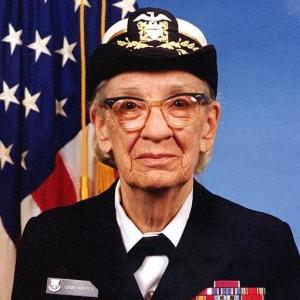
#> input picture Extra Images/Hopper-3 square.jpg, 300 x 300 px
$ python sobel_edge_detection.py
#> lines starting #> are read from the running program, lines starting #| are printed output that depends on the picture; after the words box and inside, x2 and y2 are one past the last pixel; in counts of white or black regions, pixels touching at a corner belong together
### basics.py
import cv2 as cv
import numpy as np
import matplotlib.pyplot as plt
import math


def convert_to_grayscale(img_matrix):
    # Converting an image to grayscale using the BT.709 standard
    # Better to use grayscale when analyzing an image
    gray_weights = np.array([[[0.2126, 0.7152, 0.0722]]])
    gray_img_matrix = cv.convertScaleAbs(np.sum(img_matrix * gray_weights, axis=2))
    return gray_img_matrix


# [17 lines left out: functions show_image, image_histogram, invert_image, not called in this run]


def thresholding(img_matrix, threshold_value):
    # Simple form of doing image segmentation
    threshold_matrix = img_matrix.copy()
    threshold_matrix[threshold_matrix > threshold_value] = 255
    threshold_matrix[threshold_matrix <= threshold_value] = 0
    return threshold_matrix


# [14 lines of commented-out code are left out]

### sobel_edge_detection.py
import cv2 as cv
import numpy as np
import matplotlib.pyplot as plt
import math
from basics import convert_to_grayscale, show_image, thresholding, image_histogram
from PIL import Image


def dnorm(x, mu, sd):
    return 1 / (np.sqrt(2 * np.pi) * sd) * np.e ** (-np.power((x - mu) / sd, 2) / 2)


# def gaussian_filter(filter_size, sigma=1, verbose=False):
#     # filter_1D = np.linspace(-(filter_size // 2), filter_size // 2, filter_size)
#     # for i in range(filter_size):
#     #     filter_1D[i] = dnorm(filter_1D[i], 0, sigma)
#     # filter_2D = np.outer(filter_1D.T, filter_1D.T)
#     #
#     # filter_2D *= 1.0 / filter_2D.max()
#     filter_2D = np.array([[1, 2, 1], [2, 4, 2], [1, 2, 1]])
#     # 1 2 1
#     # 2 4 2
#     # 1 2 1
#     return filter_2D


def convolution(image, filter, average=False):
    # Source: https://github.com/adeveloperdiary/blog/tree/master/Computer_Vision/Sobel_Edge_Detection
    # Explanation: https://www.pyimagesearch.com/2016/07/25/convolutions-with-opencv-and-python/
    if len(image.shape) == 3:
        print("Found 3 Channels : {}".format(image.shape))
        image = convert_to_grayscale(image)
        print("Converted to Gray Channel. Size : {}".format(image.shape))
    else:
        print("Image Shape : {}".format(image.shape))

    print("filter Shape : {}".format(filter.shape))

    image_row, image_col = image.shape
    filter_row, filter_col = filter.shape

    output = np.zeros(image.shape)

    pad_height = int((filter_row - 1) / 2)
    pad_width = int((filter_col - 1) / 2)

    padded_image = np.zeros((image_row + (2 * pad_height), image_col + (2 * pad_width)))

    padded_image[pad_height:padded_image.shape[0] - pad_height, pad_width:padded_image.shape[1] - pad_width] = image

    for row in range(image_row):
        for col in range(image_col):
            output[row, col] = np.sum(filter * padded_image[row:row + filter_row, col:col + filter_col])
            # if average:
            #     output[row, col] /= filter.shape[0] * filter.shape[1]

    print("Output Image size : {}".format(output.shape))

    return output


def gaussian_blur(image, verbose=False):
    # Smoothing the image is key to do object detection. Smoothing is often used to reduce noise within an image
    # or to produce a less pixelated image. If you take the derivate of a noise image, the result will be more noise.
    # Source: https://github.com/adeveloperdiary/blog/tree/master/Computer_Vision/Sobel_Edge_Detection
    # filter_gau = gaussian_filter(filter_size, sigma=1, verbose=False)
    filter_gau = (1/16) * np.array([[1, 2, 1], [2, 4, 2], [1, 2, 1]])            #################
    print(filter_gau)

    blurred_image = convolution(image, filter_gau, average=True)

    plt.imshow(blurred_image, cmap='gray')
    plt.title("Gaussian Blurred Image")
    plt.show()
    return blurred_image


def image_enhancement(img_matrix):
    filter_enh = np.array([[0, -1, 0], [-1, 5, -1], [0, -1, 0]])            #################
    enhanced_image = convolution(img_matrix, filter_enh)

    plt.imshow(enhanced_image, cmap='gray')
    plt.title("Enhanced Image")
    plt.show()

    median_image = median_filter(enhanced_image, filter_size=3)
    plt.imshow(median_image, cmap='gray')
    plt.title("Median Image")
    plt.show()

    return median_image


def median_filter(img_matrix, filter_size):
    image_row, image_col = img_matrix.shape
    filter_row, filter_col = filter_size, filter_size

    output = np.zeros(img_matrix.shape)

    pad_height = int((filter_row - 1) / 2)
    pad_width = int((filter_col - 1) / 2)

    padded_image = np.zeros((image_row + (2 * pad_height), image_col + (2 * pad_width)))

    padded_image[pad_height:padded_image.shape[0] - pad_height, pad_width:padded_image.shape[1] - pad_width] = img_matrix

    for row in range(image_row):
        for col in range(image_col):
            output[row, col] = np.median(padded_image[row:row + filter_row, col:col + filter_col])

    return output


def core_sobel(image, filter_gx, filter_gy, verbose=True):
    new_image_x = convolution(image, filter_gx)

    if verbose:
        plt.imshow(new_image_x, cmap='gray')
        plt.title("Horizontal Edge")
        plt.show()

    new_image_y = convolution(image, filter_gy)

    if verbose:
        plt.imshow(new_image_y, cmap='gray')
        plt.title("Vertical Edge")
        plt.show()

    gradient_magnitude = np.sqrt(np.square(new_image_x) + np.square(new_image_y))
    # |G| = sqrt(Gx^2 + Gy^2)
   # gradient_magnitude *= 255.0 / gradient_magnitude.max()

    plt.imshow(gradient_magnitude, cmap='gray')
    plt.title("Sobel Detection Image")
    plt.show()

    return gradient_magnitude

def sobel_edge_detection(img_matrix):
    # The Sobel operator performs a 2-D spatial gradient measurement on an image and so emphasizes regions of
    # high spatial frequency that correspond to edges.
    # Calculated seperatly but can be combined as |G| = sqrt(gx^2 + gy^2)
    # Sobel: https://homepages.inf.ed.ac.uk/rbf/HIPR2/sobel.htm

    filter_gx = np.array([[-1, 0, 1], [-2, 0, 2], [-1, 0, 1]])            #################
    filter_gy = np.array([[1, 2, 1], [0, 0, 0], [-1, -2, -1]])            #################

    blurred_image = gaussian_blur(img_matrix, verbose=True)
    enhanced_image = image_enhancement(blurred_image)
    edged_image = core_sobel(enhanced_image, filter_gx, filter_gy)

    # image_histogram(edged_image)
    thresholded_image = thresholding(edged_image, threshold_value=150)            #################

    plt.imshow(thresholded_image, cmap='gray')
    plt.title("Threhsolded Image")
    plt.show()

    return


image_path = "Extra Images/Hopper-3 square.jpg"
img_cv = cv.imread(image_path)
#> img_cv is the input picture: shape (300, 300, 3); mean B, G, R 94.6, 79.8, 91
# show_image(img_cv, "Initial Image")

gray_img = convert_to_grayscale(img_cv)
#> in convert_to_grayscale, `gray_img_matrix = cv.convertScaleAbs(np.sum(img_matrix * gray_weights,..`:
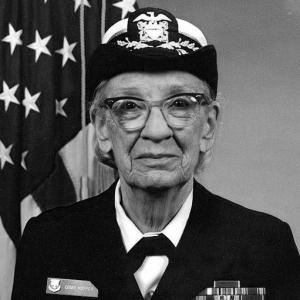
#> gray_img_matrix: shape (300, 300); min 0, max 255, mean 83.7
plt.imshow(gray_img, cmap='gray')
plt.title("Grayscale Image")
plt.show()
median_filter(gray_img, 3)
sobel_edge_detection(gray_img)
#| Image Shape : (300, 300)
#| Output Image size : (300, 300)
#| Image Shape : (300, 300)
#| Output Image size : (300, 300)
#> call 2 of median_filter, with filter_size = 3
#> after the loop in median_filter (call 2), `for row in range(image_row):`:
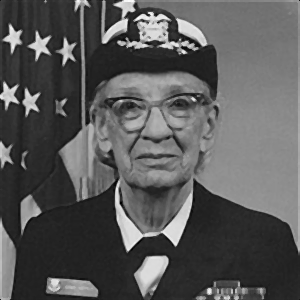
#> output: shape (300, 300) float64; min -32.5, max 300.7, mean 84.2; drawn with min black and max white
#> call 3 of convolution, with filter = array of shape (3, 3), average = False
#| Image Shape : (300, 300)
#> after the loop in convolution (call 3), `for row in range(image_row):`:
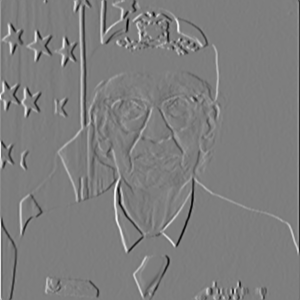
#> output: shape (300, 300) float64; min -1111.2, max 1132.7, mean 0.7; drawn with min black and max white
#| Output Image size : (300, 300)
#> call 4 of convolution, with filter = array of shape (3, 3), average = False
#| Image Shape : (300, 300)
#> after the loop in convolution (call 4), `for row in range(image_row):`:
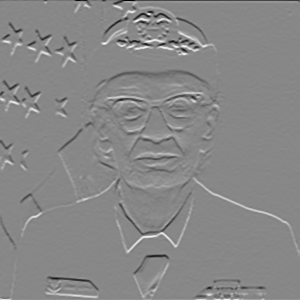
#> output: shape (300, 300) float64; min -1178.1, max 1034.8, mean 0.9; drawn with min black and max white
#| Output Image size : (300, 300)
#> in core_sobel, `gradient_magnitude = np.sqrt(np.square(new_image_x) + np.square(new_im..`:
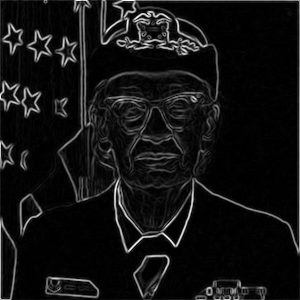
#> gradient_magnitude: shape (300, 300) float64; min 0, max 1178.1, mean 89.2; drawn with min black and max white
#> in thresholding, `threshold_matrix[threshold_matrix > threshold_value] = 255`:
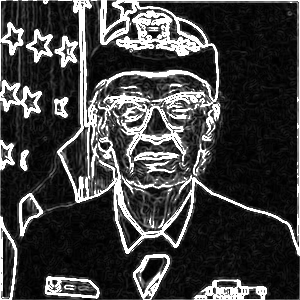
#> threshold_matrix: shape (300, 300) float64; 16.13% of pixels changed, all inside (x1, y1, x2, y2) = (0, 0, 300, 300)
#> in thresholding, `threshold_matrix[threshold_matrix <= threshold_value] = 0`:
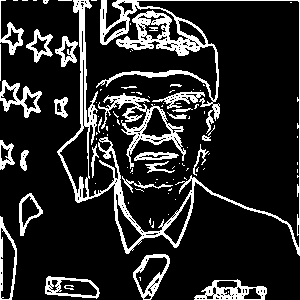
#> threshold_matrix: shape (300, 300) float64; 16.1% white; 96 white regions (67 under 20 px), largest, box (x1, y1, x2, y2) and area: (57, 0, 300, 256) 7140, (98, 93, 186, 169) 1386, (194, 279, 267, 300) 699
